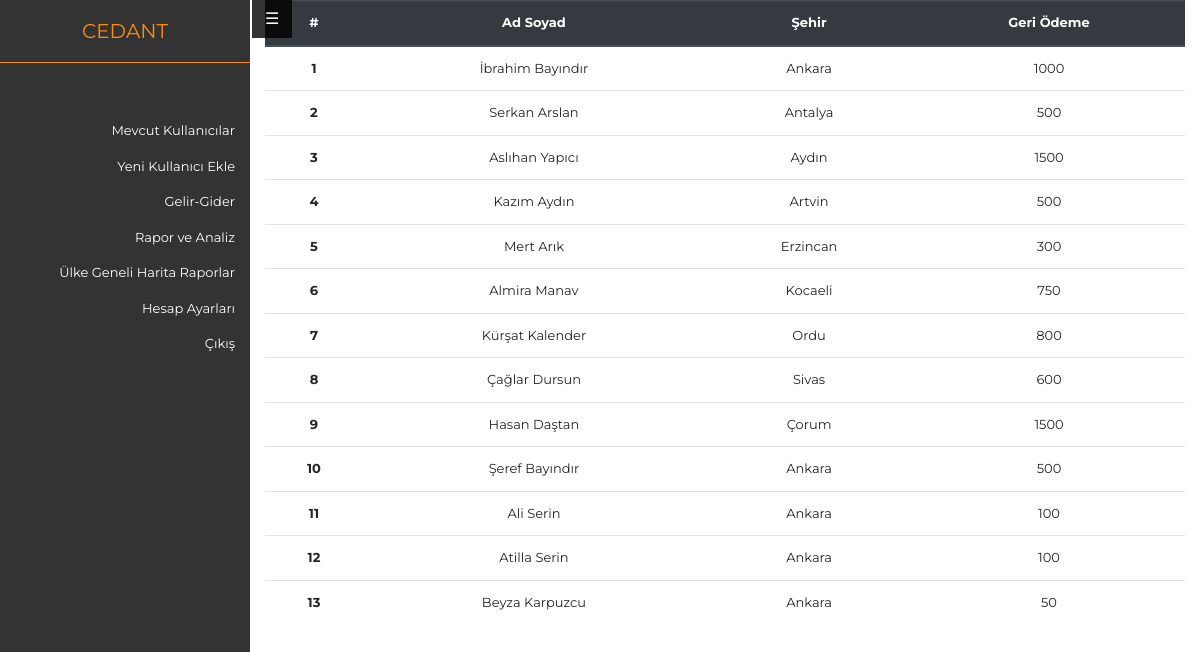
Page /anasayfa.php on the committed database.
### tables this page shows
CREATE TABLE IF NOT EXISTS `kullanicilar` (
  `kul_id` int(11) NOT NULL,
  `kul_ad_soyad` varchar(50) DEFAULT NULL,
  `geri_odeme` int(11) DEFAULT NULL,
  `sigor_id` int(11) DEFAULT NULL,
  PRIMARY KEY (`kul_id`),
  KEY `sigor_id` (`sigor_id`)
);

CREATE TABLE IF NOT EXISTS `sehirler` (
  `sehir_id` int(11) NOT NULL AUTO_INCREMENT,
  `sehir_adi` varchar(50) NOT NULL,
  `deprem_oran` int(11) NOT NULL,
  `kaza_oran` int(11) NOT NULL,
  `hastalik_oran` int(11) NOT NULL,
  `nufus` int(11) NOT NULL,
  `sigortasiz` int(11) NOT NULL,
  PRIMARY KEY (`sehir_id`)
);

### anasayfa.php (the view, shortened to what this page needs)
<!doctype html>
<html>
  <head>
    <link rel="stylesheet" href="https://use.fontawesome.com/releases/v5.8.2/css/all.css">
    <link rel="stylesheet" href="bootstrap.css">
    <link rel="stylesheet" href="anasayfaStyle.css">
  </head>
  <body>
      <div class="kalip">
          <div id="yanMenu">
              <nav class="navbar">
                  <a class="navbar-brand text-center py-3" href="#">CEDANT</a>
                  <ul class="navbar-nav">
                      <li class="nav-item"><a class="nav-link" href="#">Mevcut Kullanıcılar</a> </li>
                      <li class="nav-item"><a class="nav-link" href="yeniKullanici.php">Yeni Kullanıcı Ekle</a> </li>
                      <li class="nav-item"><a class="nav-link" href="gelirGider.php">Gelir-Gider</a> </li>
                      <li class="nav-item"><a class="nav-link" href="raporAnaliz.php">Rapor ve Analiz</a> </li>
                      <li class="nav-item"><a class="nav-link" href="map.html">Ülke Geneli Harita Raporlar</a> </li>
                      <li class="nav-item"><a class="nav-link" href="ayarlar.php">Hesap Ayarları</a> </li>
                      <li class="nav-item"><a class="nav-link" href="index.php">Çıkış</a> </li>
                  </ul>
              </nav>
          </div>
          <div id="content">
              <div class="container-fluid">
                  <button type="button" id="acKapa" class="btn">&#x2630;</button>
              </div>
              <div class="container text-center">
                  <table class="table">
                      <thead class="thead-dark">
                        <tr>
                          <th scope="col">#</th>
                          <th scope="col">Ad Soyad</th>
                          <th scope="col">Şehir</th>
                          <th scope="col">Geri Ödeme</th>
                        </tr>
                      </thead>
                      <tbody>
                        <?php
                            require("connection.php");
                                $sorgula1=mysqli_query($conn,"SELECT kullanicilar.kul_ad_soyad,sehirler.sehir_adi,kullanicilar.geri_odeme FROM kullanicilar,sehir_kul,sehirler WHERE sehirler.sehir_id=sehir_kul.sehir_id AND sehir_kul.kul_id=kullanicilar.kul_id");
                                $i=1;
                                while($s=mysqli_fetch_array($sorgula1)){
                                echo "<tr>
                                  <th scope='row'>".$i."</th>
                                  <td>".$s["0"]."</td>
                                  <td>".$s["1"]."</td>
                                  <td>".$s["2"]."</td>
                                </tr>";
                                $i++;
                                }
                            ?>
                      </tbody>
                    </table>
              </div>
          </div>
      </div>
  </body>
</html>

### anasayfaStyle.css (style rules this page uses)
body { font-family: 'Montserrat', sans-serif; font-size: 13px; overflow-x: hidden; color: #868f9b; }
.kalip { display: flex; width: 100%; height: 100vh; align-items: stretch; }
#yanMenu { min-width: 250px; max-width: 250px; background-color: rgba(0,0,0, .8); color: #fff; transition: all .3s; height: 100vh; }
.navbar-brand { width: 100%; color: #fff; padding: 0; margin: 0; font-family: 'Montserrat', sans-serif; transition: color .5s ease; border-bottom: 1px solid #FD8A10; }
.navbar { padding: 0; }
.navbar-nav { width: 100%; margin-top: 50px; }
.navbar-nav .nav-item { text-align: right; border-bottom: 0px solid #FD8A10; }
.navbar-nav .nav-item a { color: #fff; padding-right: 15px; }
#content { width: 100%; }
#content .container-fluid { padding-top: 0; padding-bottom: 0; padding-right: 0; padding-left: 2px; }
#content .container-fluid .btn { position: fixed; z-index: 5; border-radius: 0; background-color: rgba(0,0,0,.8); color: #fff; }
#content .container { width: 100%; }

### rows in the picture
kullanicilar: kul_ad_soyad "İbrahim Bayındır", sehirler.sehir_adi "Ankara", geri_odeme "1000"
kullanicilar: kul_ad_soyad "Serkan Arslan", sehirler.sehir_adi "Antalya", geri_odeme "500"
kullanicilar: kul_ad_soyad "Aslıhan Yapıcı", sehirler.sehir_adi "Aydın", geri_odeme "1500"
kullanicilar: kul_ad_soyad "Kazım Aydın", sehirler.sehir_adi "Artvin", geri_odeme "500"
kullanicilar: kul_ad_soyad "Mert Arık", sehirler.sehir_adi "Erzincan", geri_odeme "300"
kullanicilar: kul_ad_soyad "Almira Manav", sehirler.sehir_adi "Kocaeli", geri_odeme "750"
kullanicilar: kul_ad_soyad "Kürşat Kalender", sehirler.sehir_adi "Ordu", geri_odeme "800"
kullanicilar: kul_ad_soyad "Çağlar Dursun", sehirler.sehir_adi "Sivas", geri_odeme "600"
kullanicilar: kul_ad_soyad "Hasan Daştan", sehirler.sehir_adi "Çorum", geri_odeme "1500"
kullanicilar: kul_ad_soyad "Şeref Bayındır", sehirler.sehir_adi "Ankara", geri_odeme "500"
kullanicilar: kul_ad_soyad "Ali Serin", sehirler.sehir_adi "Ankara", geri_odeme "100"
kullanicilar: kul_ad_soyad "Atilla Serin", sehirler.sehir_adi "Ankara", geri_odeme "100"
kullanicilar: kul_ad_soyad "Beyza Karpuzcu", sehirler.sehir_adi "Ankara", geri_odeme "50"
